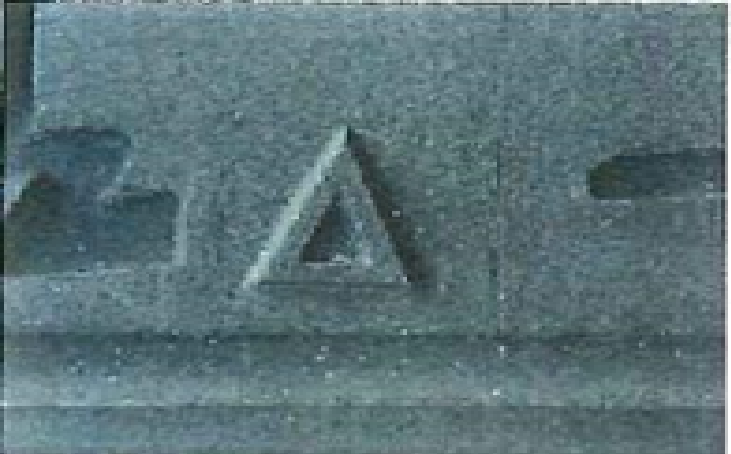
#> input picture Images/4.png, 731 x 454 px
$ jupyter execute TWI.ipynb
#> lines starting #> are read from the running program, lines starting #| are printed output that depends on the picture; after the words box and inside, x2 and y2 are one past the last pixel; in counts of white or black regions, pixels touching at a corner belong together
[cell 1]
import cv2
import numpy as np

[cell 2]
img_rgb = cv2.imread('Images/4.png')
#> img_rgb is the input picture: shape (454, 731, 3); mean B, G, R 120.3, 114.9, 91.5
img_gray = cv2.cvtColor(img_rgb, cv2.COLOR_BGR2GRAY)
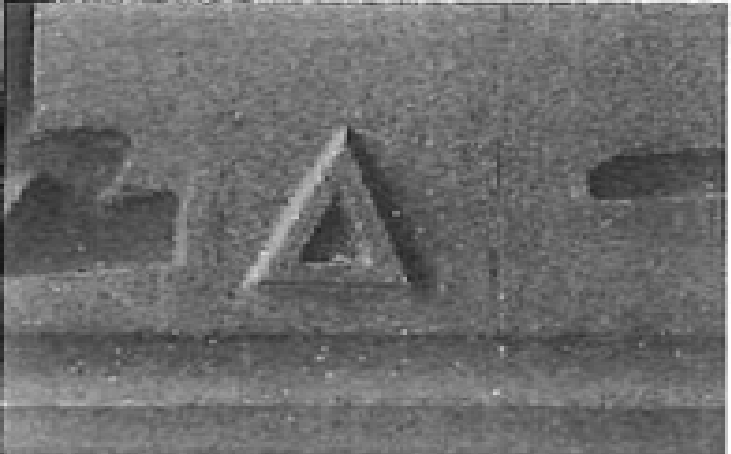
#> img_gray: shape (454, 731); min 16, max 255, mean 108.5

cv2.imshow('frame',img_rgb)
template = cv2.imread('Images/Sample.png',0)
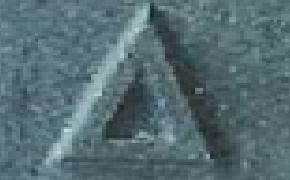
#> input picture Images/Sample.png, 290 x 180 px
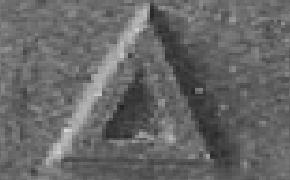
#> template: shape (180, 290); min 34, max 214, mean 102.8

w, h = template.shape[::-1]
#> w = 290; h = 180
res = cv2.matchTemplate(img_gray,template,cv2.TM_CCOEFF_NORMED)
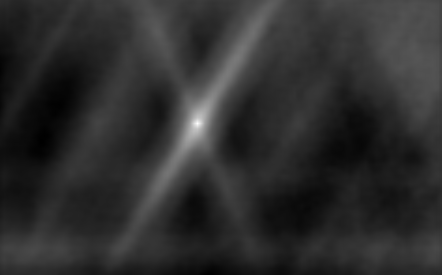
#> res: shape (275, 442) float32; min -0.184, max 1, mean 0.0313; drawn with min black and max white

threshold = 0.8

loc = np.where( res >= threshold)
#> loc = 37 positions, rows 120 to 126, columns 194 to 200

flag = 0
for pt in zip(*loc[::-1]):
    cv2.rectangle(img_rgb, pt, (pt[0] + w, pt[1] + h), (0,0,255), 2)
    flag = 1
#> this loop made 37 passes
#> pt on passes 1 to 12: (196, 120), (197, 120), (198, 120), (195, 121), (196, 121), (197, 121), (198, 121), (199, 121), (194, 122), (195, 122), (196, 122), (197, 122)
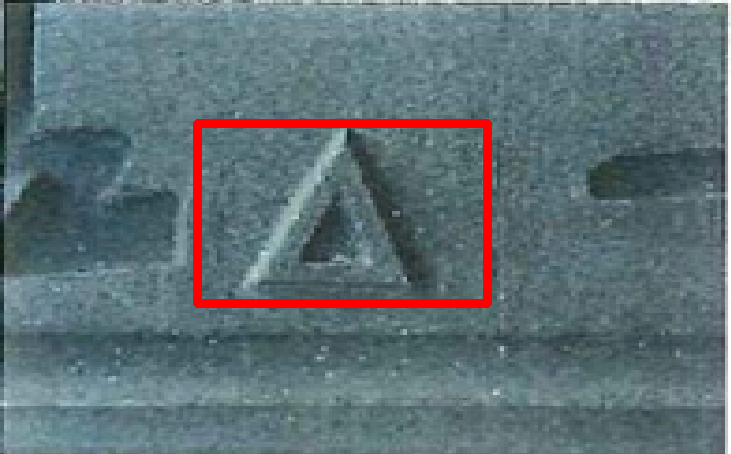
#> img_rgb: shape (454, 731, 3); 2.54% of pixels changed, all inside (x1, y1, x2, y2) = (193, 119, 492, 308)

if flag == 1:
    print('defective')
else:
    print('non-defective')

cv2.imshow('Detected',img_rgb)
cv2.waitKey(0)
cv2.destroyAllWindows()
